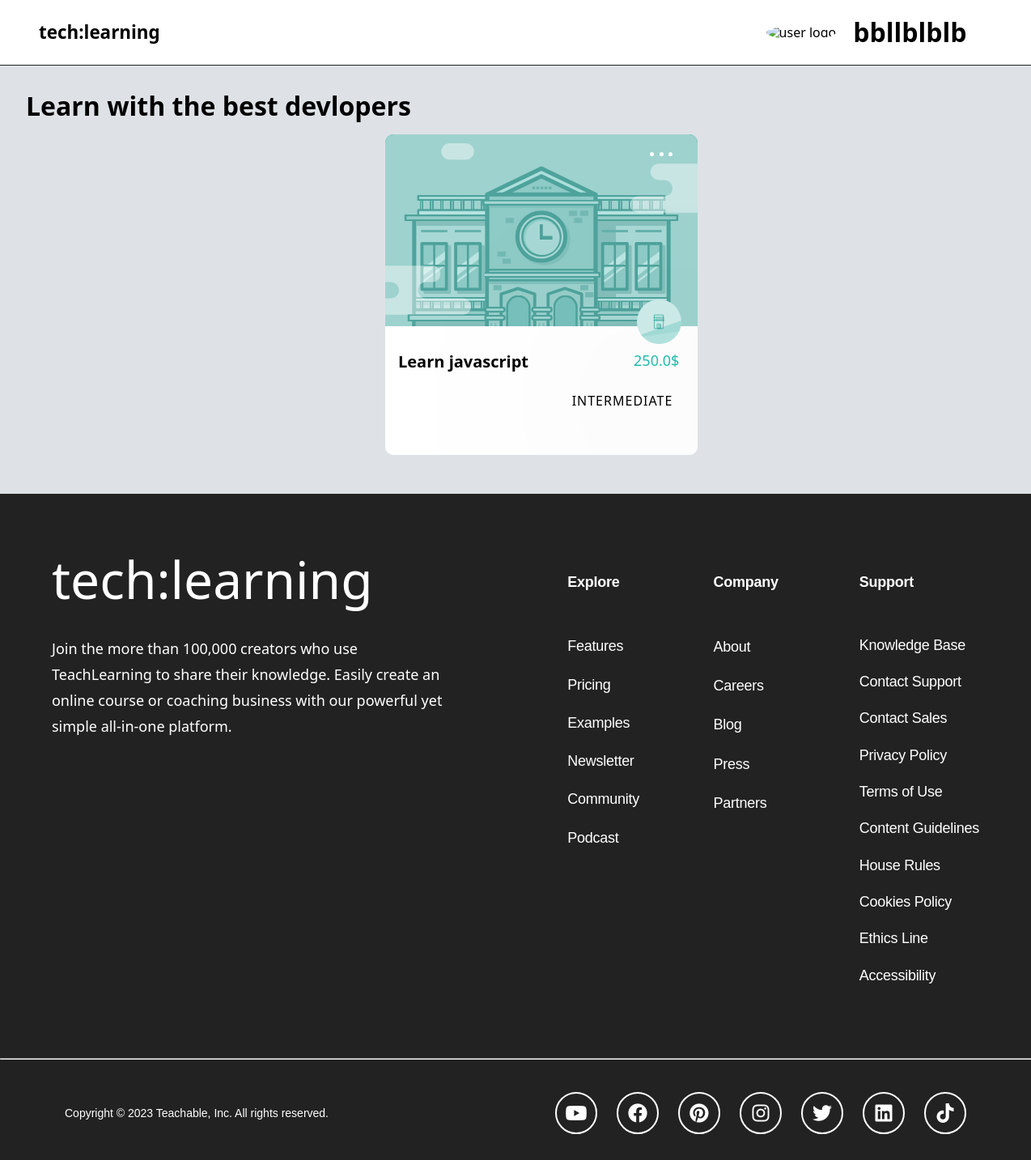
The page /user/ on the database its author committed.
### compte/models.py (models this page shows)
class cour(models.Model):
    name= models.CharField(max_length=100, primary_key=True)
    slug= models.SlugField(max_length=128)
    created_at = models.DateTimeField(auto_now_add=True)
    price = models.FloatField()
    diff=models.CharField(max_length=100)

### techLearn/views.py (the view)
# urls.py: path('user/',homeu,name="homeu")
def homeu(request):
  cours=cour.objects.all()
  return render(request,'userHome.html',context={"cour":cours})

### templates/userHome.html (shortened to what this page needs)
{% load static %}
<!DOCTYPE html>
<html lang="en">
    <head>
        <link rel="stylesheet"
            href="https://cdnjs.cloudflare.com/ajax/libs/font-awesome/6.4.0/css/all.min.css"
 />
        <link rel="stylesheet"
            href="https://cdnjs.cloudflare.com/ajax/libs/line-awesome/1.3.0/line-awesome/css/line-awesome.min.css"
 />
        <link rel="stylesheet" href="{% static 'css/style.css' %}" />
        <link rel="stylesheet" href="{% static 'css/normalize.css' %}" />
    </head>
    <body>
        <nav>
            <div class="navlg userlg">
                <div class="navSection right-section navlg">
                    <h1 class='navTitle'>tech:learning</h1>
                </div>
                <div class="navSection left-section user">
                    <div class="userImg avatarDiv">
                        <img class="avatar" alt="user logo" />
                    </div>
                    {% if user.is_authenticated %}
                    <span class="userName">{{user.username}}</span>
                    {% else %}
                    <h1> bbllblblb</h1>
                  {% endif %}
                </div>
            </div>
        </nav>
        <main class="userHome">{% for i in cour  %}
            <section class="section">
                <h1>Learn with the best devlopers </h1>
                <div class="cardsUser">
                    <div class="user-card">
                        <div class="user-card-header">
                            <div class="button">
                                <div></div>
                                <div></div>
                                <div></div>
                            </div>
                        </div>
                        <div class="user-card-info">
                            <div class="logo">
                            </div>
                            <div class="user-card-title">
                                <span>Learn {{i.name}}</span>
                                <span>{{i.price}}$</span>
                            </div>
                            <div class="user-card-difculty">
                                <span>{{i.diff}}</span>
                            </div>
                        </div>
                    </div>
                </div>
            </section>{% endfor %}
        </main>
        <footer>
            <div class="footer_links">
                <div class="footer_description">
                    <div class="footer_header">
                        <h1>tech:learning</h1>
                    </div>
                    <div class="description_footer">
                        <p>
                            Join the more than 100,000 creators who use
                            TeachLearning
                            to share their knowledge. Easily create an online
                            course or coaching business with our powerful yet
                            simple all-in-one platform.
                        </p>
                    </div>
                </div>
                <div class="footer_link">
                    <div>
                        <div class="header">
                            <span>Explore</span>
                        </div>
                        <div class="links">
                            <ul>
                                <li><a href="#">Features</a></li>
                                <li><a href="#">Pricing</a></li>
                                <li><a href="#">Examples</a></li>
                                <li><a href="#">Newsletter</a></li>
                                <li><a href="#">Community</a></li>
                                <li><a href="#">Podcast</a></li>
                            </ul>
                        </div>
                    </div>
                    <div>
                        <div class="header">
                            <span>Company</span>
                        </div>
                        <div class="links">
                            <ul>
                                <li> <a href="#"> About</a></li>
                                <li> <a href="#"> Careers</a></li>
                                <li> <a href="#"> Blog</a></li>
                                <li> <a href="#"> Press</a></li>
                                <li> <a href="#"> Partners</a></li>
                            </ul>
                        </div>
                    </div>
                    <div>
                        <div class="header">
                            <span>Support</span>
                        </div>
                        <div class="links">
                            <ul>
                                <li> <a href="#"> Knowledge Base</a></li>
                                <li> <a href="#"> Contact Support</a></li>
                                <li> <a href="#"> Contact Sales</a></li>
                                <li> <a href="#"> Privacy Policy</a></li>
                                <li> <a href="#"> Terms of Use </a></li>
                                <li> <a href="#"> Content Guidelines </a></li>
                                <li> <a href="#"> House Rules </a></li>
                                <li> <a href="#"> Cookies Policy </a></li>
                                <li> <a href="#"> Ethics Line </a></li>
                                <li> <a href="#"> Accessibility </a></li>
                            </ul>
                        </div>
                    </div>
                </div>
            </div>
            <div class="footer_footer">
                <hr>
                <div class="footer_footer_elements">
                    <div class="footer_copyright">
                        <span>Copyright © 2023 Teachable, Inc. All rights
                            reserved.</span>
                    </div>
                    <div class="footer_icons">
                        <a href="#">
                            <i class="fa-brands fa-youtube icon"></i>
                        </a>
                        <a href="#">
                            <i class="fa-brands fa-facebook icon"></i>
                        </a>
                        <a href="#">
                            <i class="fa-brands fa-pinterest icon"></i>
                        </a>
                        <a href="#">
                            <i class="fa-brands fa-instagram icon"></i>
                        </a>
                        <a href="#">
                            <i class="fa-brands fa-twitter icon"></i>
                        </a>
                        <a href="#">
                            <i class="fa-brands fa-linkedin icon"></i>
                        </a>
                        <a href="#">
                            <i class="fa-brands fa-tiktok icon"></i>
                        </a>
                    </div>
                </div>
            </div>
        </footer>
            </body>
</html>

### rows shown on the page
cour: name "javascript", price "250.0", diff "INTERMEDIATE"
